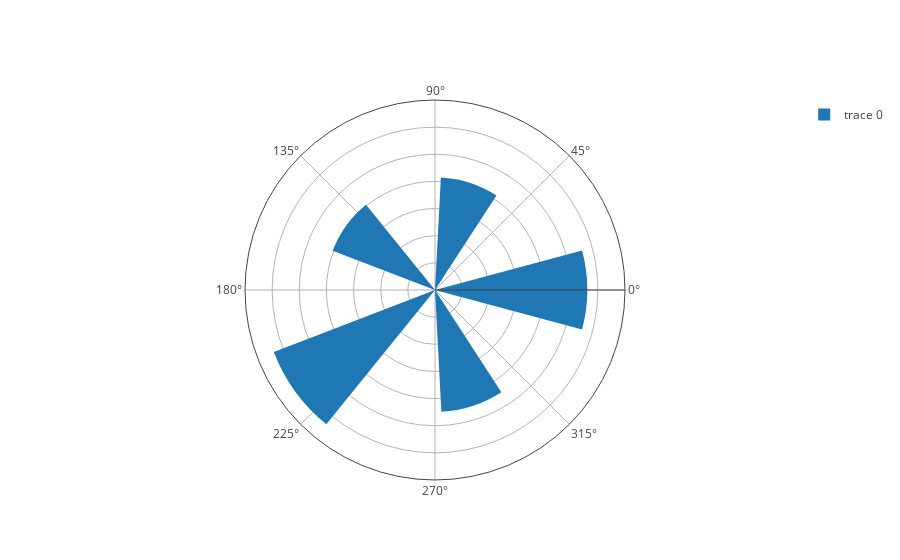

Notebook code cell kept with this figure:
### Code cell
em_dict = {'US': 0.41546, 'China': 0.56098, 'India': 0.63662, 'World Avg': 0.44884, 'Germany': 0.40372}
countries = ['China', 'US', 'Germany', 'India', 'World Avg']
cont_emissions = [0.56098*1000, 0.41546*1000, 0.40372*1000, 0.63622*1000, 0.44884*1000]

# em_df = pd.DataFrame.from_dict(em_dict)
# print(ef_df)

circle_fig = go.Figure(go.Barpolar(
    r=cont_emissions,
    theta=[0, 72, 72*2, 72*3, 72*4],
    width=[30,30,30,30,30],
))

circle_fig.update_layout(
    template=None,
    showlegend=True,
    polar = dict(
        radialaxis = dict(range=[0, 700], showticklabels=False, ticks=''),
        angularaxis = dict(showticklabels=True, ticks=''),
    )
)

circle_fig.show()

### Figure 1 — Plotly figure (JSON) as saved in the notebook; plotly's stock layout.template omitted (floating-point values rounded to 4 significant figures)
{"data": [{"r": [561.0, 415.5, 403.7, 636.2, 448.8], "theta": [0, 72, 144, 216, 288], "type": "barpolar", "width": [30, 30, 30, 30, 30]}], "layout": {"polar": {"angularaxis": {"showticklabels": true, "ticks": ""}, "radialaxis": {"range": [0, 700], "showticklabels": false, "ticks": ""}}, "showlegend": true}}
